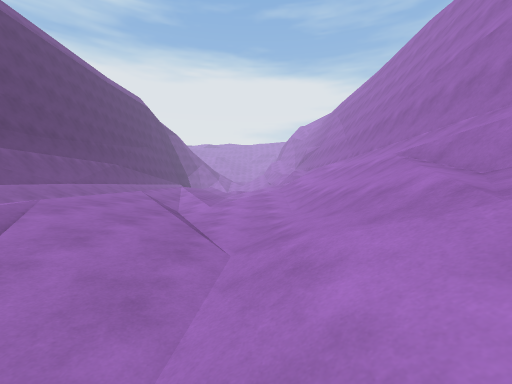
view 1 (above)

19 first-person views from a walk through a scene from a Unity 3-D project. The camera is 1.3 m above the floor, tilts 2° down and sees 90° across. The floor is counted in squares, 2 m on a side. Each view is taken from the middle of a square. On the plan, view 1 faces up. The plan holds only what a view shows up to about 9 squares ahead; the rest is blank. The place goes on beyond the plan.

view 2
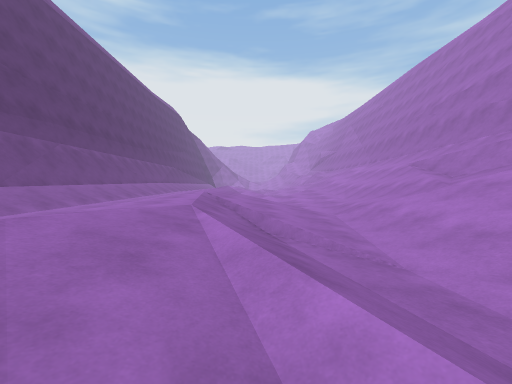

view 3
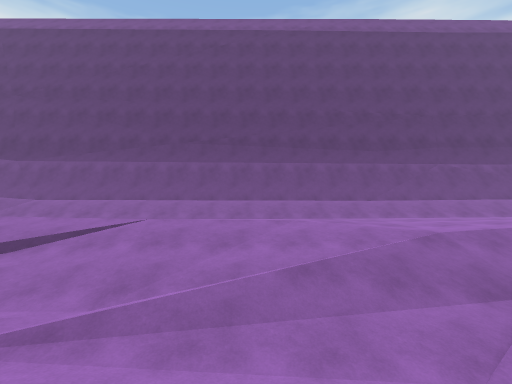

view 4
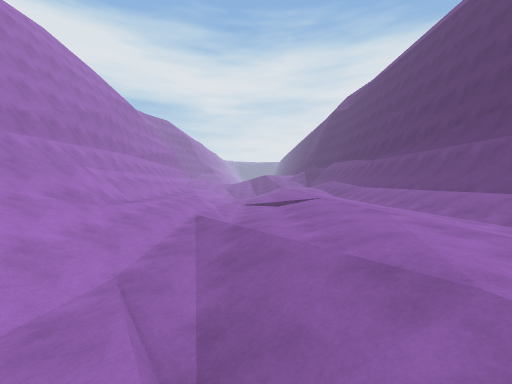

view 5
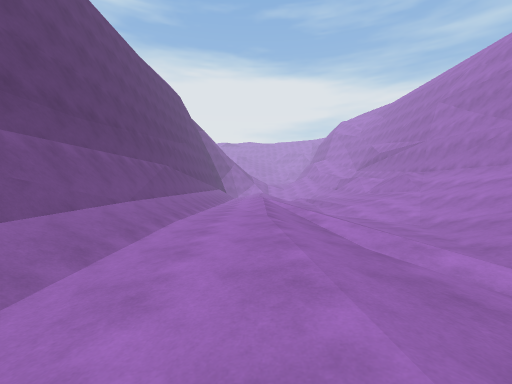

view 6
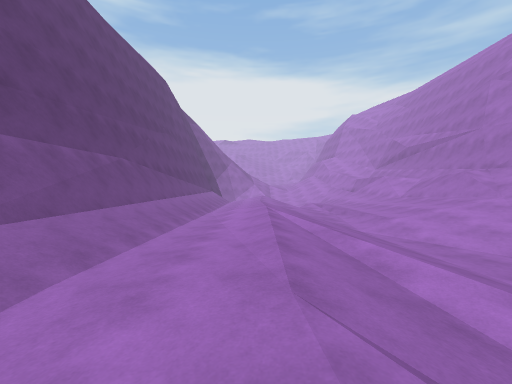

view 7
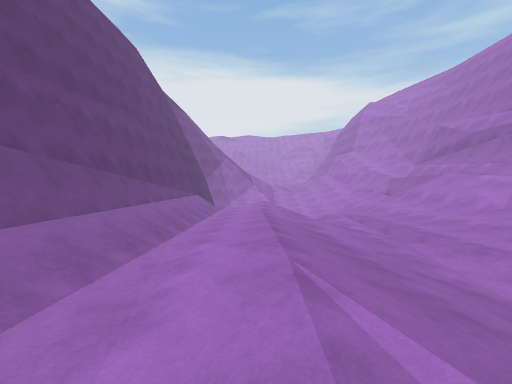

view 8
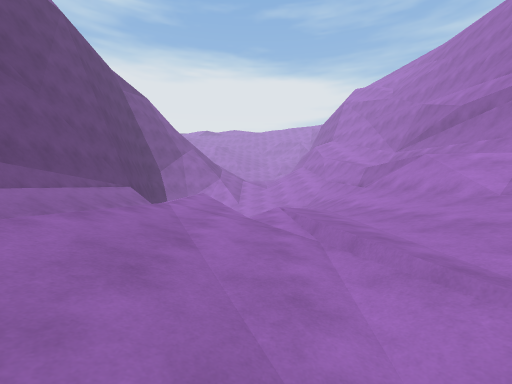

view 9
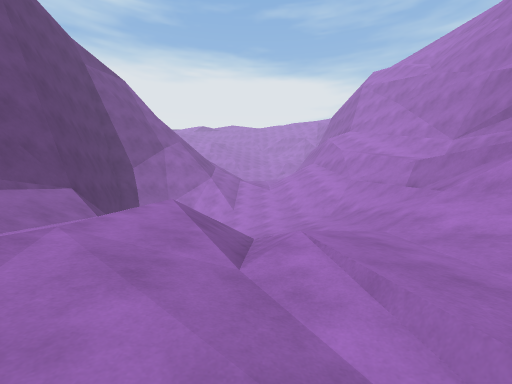

view 10
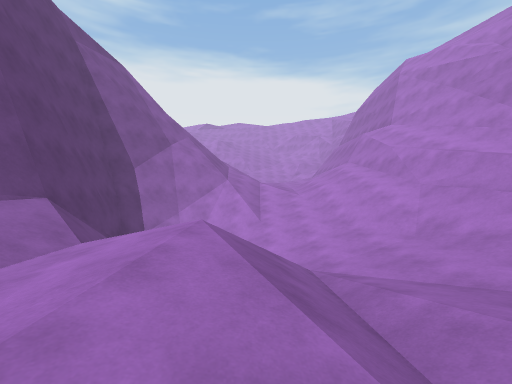

view 11
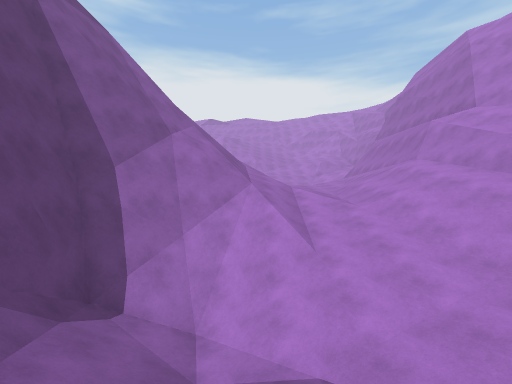

view 12
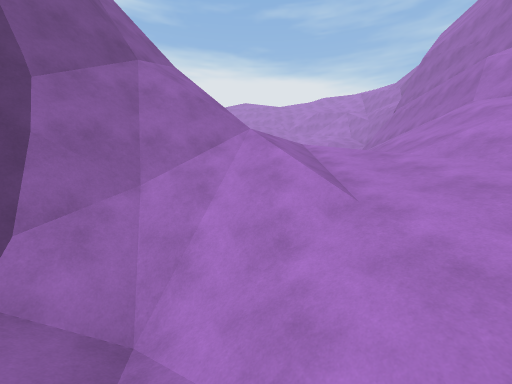

view 13
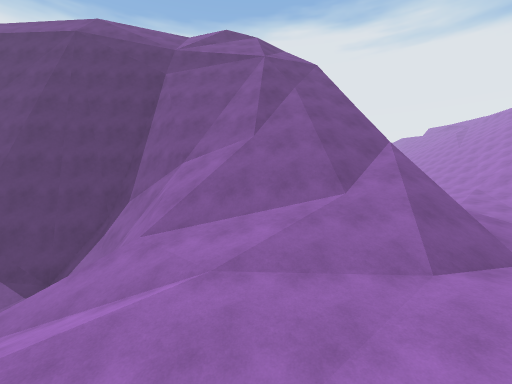

view 14
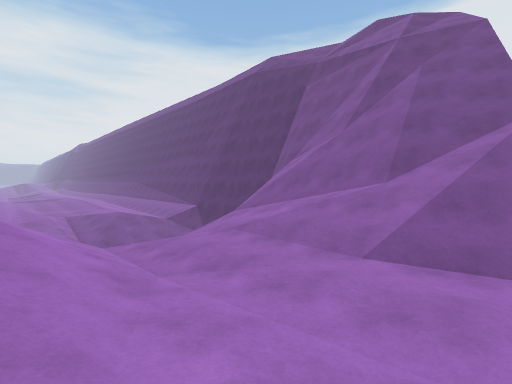

view 15
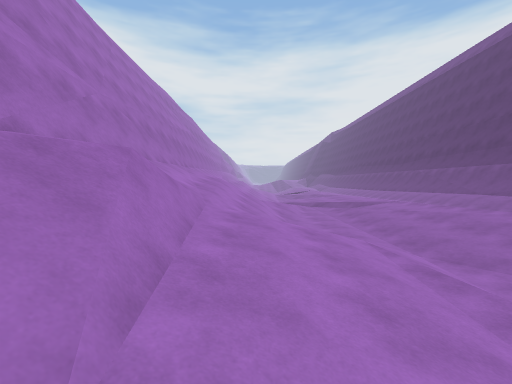

view 16
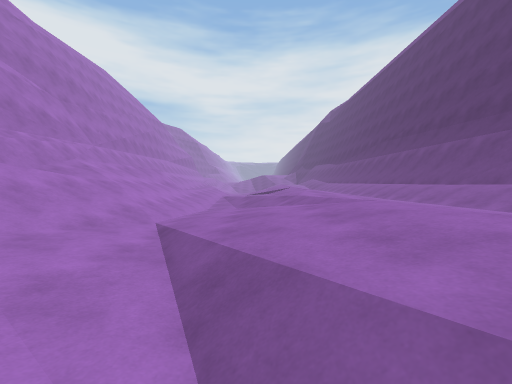

view 17
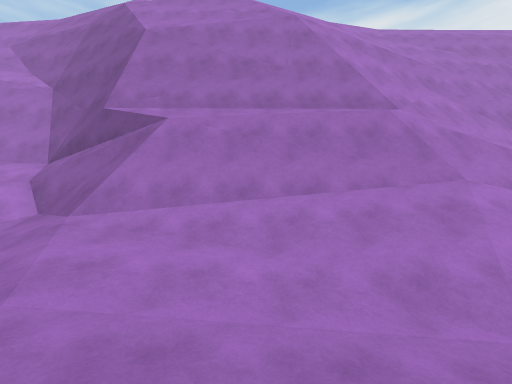

view 18
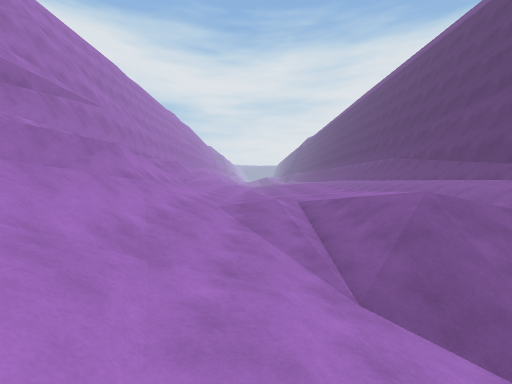

view 19
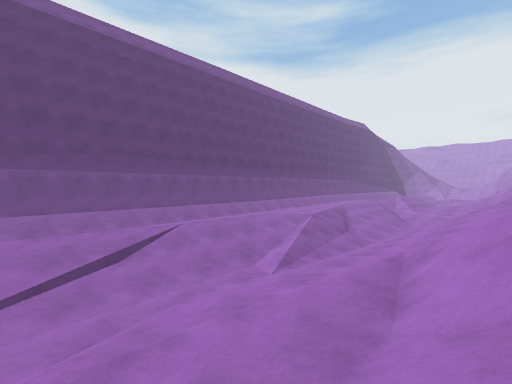

### Floor plan
Key: @ floor where view 1 was taken; # wall or solid block; . main floor; : floor 0.5 m higher than the main floor; - floor 0.5 m lower than the main floor; + floor 0.75 m higher than the main floor; _ floor 0.75 m lower than the main floor; * floor 1.25 m higher than the main floor; % floor 1.5 m higher than the main floor; < floor 1.5 m lower than the main floor; & floor 2 m higher than the main floor; ( floor 2.5 m lower than the main floor; $ floor 2.75 m higher than the main floor; / step, stairs or slope; = window, fence, low wall or low ledge; v drop or lower ground.
Columns run from 11 left of view 1 to 7 right of it. Each row starts with its distance up from view 1.
 34       //  %&#/# v
 33    v/////%%%#/# v
 32 /////////%%/v/##/
 31 //==/////**/v/#v/
 30  /vv#////*//v/#v/
 29   vv#////*//v/#v/
 28   vv#vv/////v/##/
 27   vv##//////#/##/#
 26  vv ##/////////#v#
 25  vv #//////////#v##
 24   v #//(//_////#vv
 23   v ##///<_//#/# v
 22   v #=///<_//=/# v
 21   v #/.://_//=/# v
 20  /v #/.://-//=/#
 19  /v #/.::/..///#
 18   v #/.:....///# v
 17   v #/.+....+//# v
 16  vv #/.+../:+//# v
 15  vv #/:+:./:+=$#
 14   v #/:+:./:+=/#
 13  vv #/:++./++//#
 12   v #/:++..////#
 11   v #/:++..////# v
 10   v #/:+:...///# v
  9   v #/++::.////# v/
  8     #/++:..////# v/
  7     #/:+/..:///# v
  6   v #/:++/..///# vv
  5   v #/:++:..///# v
  4   v #/:++:..///#
  3     #/:+/:.//%/#
  2     #/:+//.////#
  1     #/::+/.///=#
  0   v #/:++/-@//##
 -1   v #/:+::-////# v
 -2   v #/:+:..////# vv
 -3     #/:+:..////#
 -4     #/:+:...+//#
 -5   v #/:+:./:+//#
 -6  vv #/:++.-:://# v
 -7  vv #/ ++/-/+/=# v

Positions as (right, up) in squares from view 1, and headings:
1: (0, 0), facing up
2: (-2, -3), facing up
3: (1, -2), facing left
4: (-2, 2), facing down
5: (-4, 4), facing up
6: (-4, 7), facing up
7: (-4, 11), facing up
8: (-2, 13), facing up
9: (-2, 16), facing up
10: (-3, 18), facing up
11: (-4, 21), facing up
12: (-4, 23), facing up
13: (0, 30), facing left
14: (0, 33), facing down-left
15: (1, 17), facing down
16: (-2, 7), facing down
17: (-3, 32), facing right
18: (-1, 25), facing down
19: (2, -7), facing up-left
